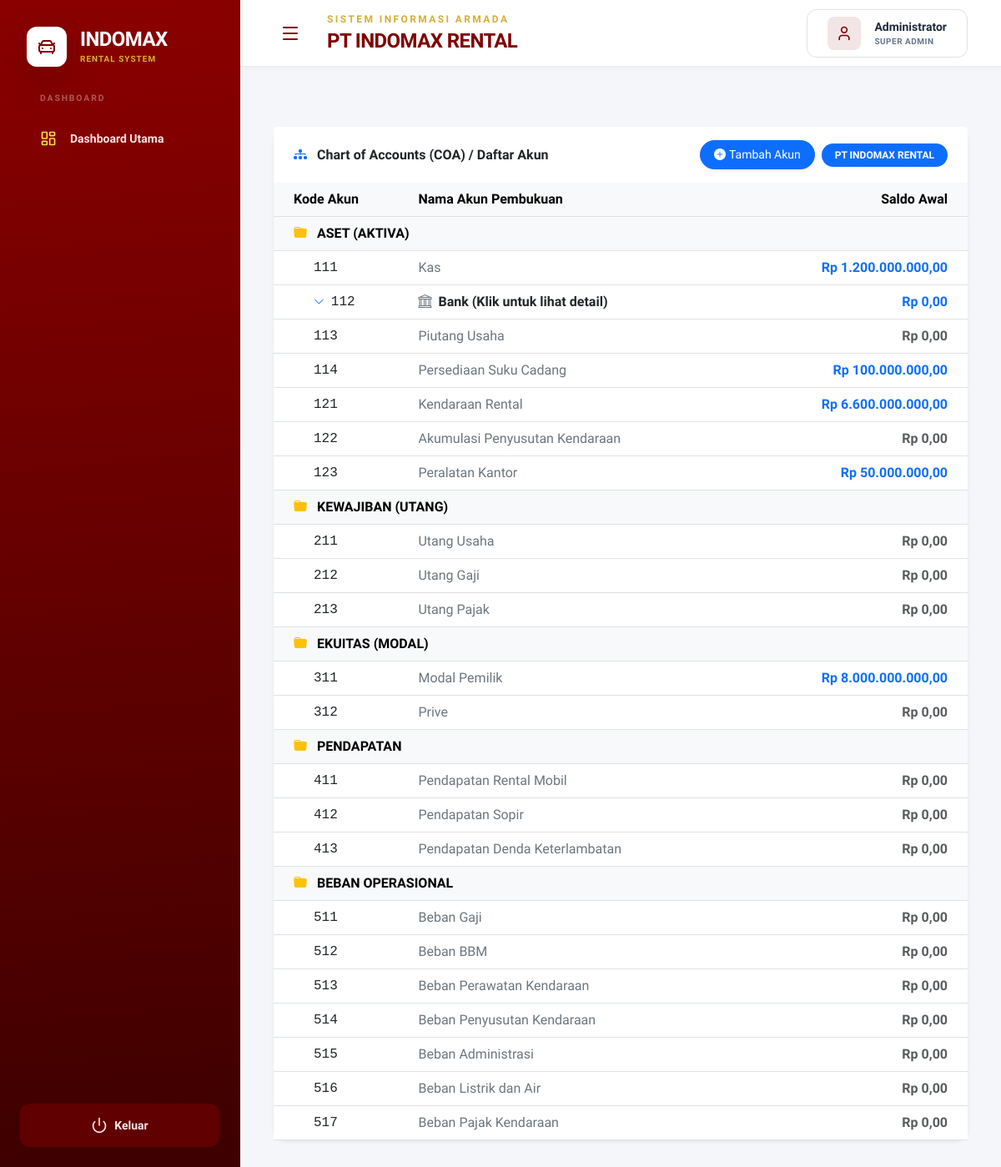
The app's page /Admin/coa.php, older data.
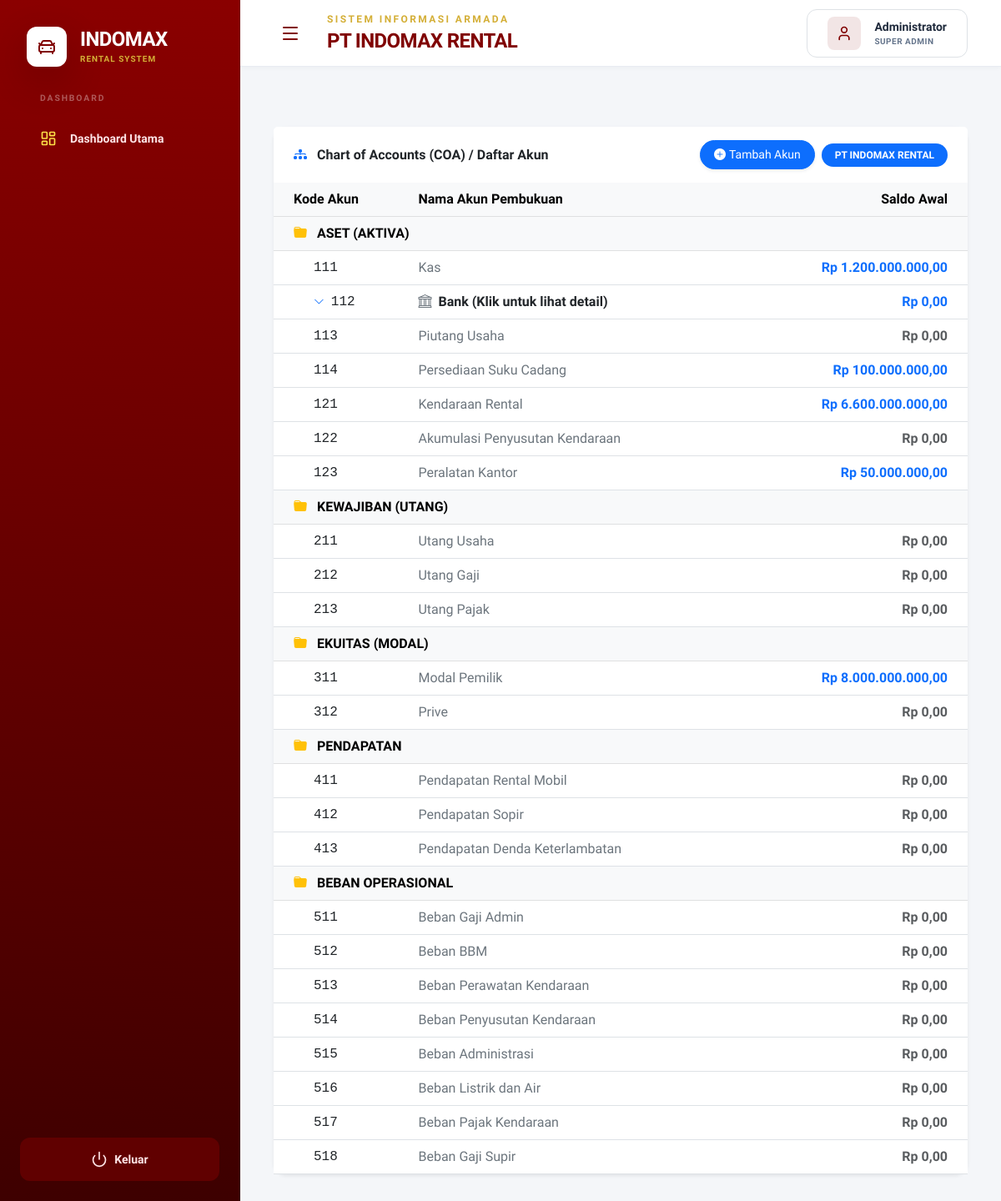
The same page, newer data.
### tables this page shows
CREATE TABLE `nama_akun` (
  `kode_akun` varchar(20) NOT NULL,
  `nama_akun` varchar(100) NOT NULL,
  `saldo_awal` decimal(15,2) DEFAULT 0.00
);

### Admin/coa.php (the view, shortened to what the changed rows need)
<?php
include 'navbar.php';
include 'koneksi.php';
?>
<div class="card shadow-sm border-0 rounded-4 bg-white">
    <div class="card-body p-0">
        <div class="table-responsive">
            <table class="table table-hover align-middle mb-0">
                <thead class="table-light">
                    <tr>
                        <th class="ps-4">Kode Akun</th>
                        <th>Nama Akun Pembukuan</th>
                        <th class="text-end pe-4">Saldo Awal</th>
                    </tr>
                </thead>
                <tbody>
                    <?php
                    $query_coa = mysqli_query($conn, "SELECT * FROM nama_akun ORDER BY kode_akun ASC");
                    $kelompok_akun = [
                        '1' => 'ASET (AKTIVA)',
                        '2' => 'KEWAJIBAN (UTANG)',
                        '3' => 'EKUITAS (MODAL)',
                        '4' => 'PENDAPATAN',
                        '5' => 'BEBAN OPERASIONAL'
                    ];
                    $accounts = [];
                    $total_bank = 0;
                    if ($query_coa && mysqli_num_rows($query_coa) > 0) {
                        while($row = mysqli_fetch_assoc($query_coa)) {
                            $accounts[] = $row;
                            if (strlen($row['kode_akun']) > 3 && substr($row['kode_akun'], 0, 3) === '112') {
                                $total_bank += floatval($row['saldo_awal']);
                            }
                        }
                    }
                    $current_kelompok = '';
                    $in_bank_group = false;
                    if (!empty($accounts)) {
                        foreach($accounts as $row) {
                            $kode = $row['kode_akun'];
                            $awalan = substr($kode, 0, 1);
                            if ($current_kelompok !== $awalan && array_key_exists($awalan, $kelompok_akun)) {
                                $current_kelompok = $awalan;
                                ?>
                                <tr class="table-light fw-bold text-dark">
                                    <td colspan="3" class="ps-4">
                                        <i class="bi bi-folder-fill text-warning me-2"></i> <?= htmlspecialchars($kelompok_akun[$awalan]) ?>
                                    </td>
                                </tr>
                                <?php
                            }
                            if ($kode === '112') {
                                ?>
                                <tr data-bs-toggle="collapse" data-bs-target="#collapseBank" aria-expanded="false" aria-controls="collapseBank" style="cursor: pointer;" class="bg-light hover-bg">
                                    <td class="ps-4 font-monospace"><span class="ms-4"><i class="bi bi-chevron-down me-2 text-primary" style="font-size: 0.8rem;"></i><?= htmlspecialchars($kode); ?></span></td>
                                    <td>
                                        <strong class="text-dark"><i class="bi bi-bank me-2 text-secondary"></i>Bank (Klik untuk lihat detail)</strong>
                                    </td>
                                    <td class="text-end pe-4 fw-bold text-primary">
                                        Rp <?= number_format($total_bank, 2, ',', '.'); ?>
                                    </td>
                                </tr>
                                <?php
                                $in_bank_group = true;
                                continue;
                            }
                            if ($in_bank_group && substr($kode, 0, 3) === '112' && strlen($kode) > 3) {
                                ?>
                                <?php
                                continue;
                            } else {
                                $in_bank_group = false;
                            }
                    ?>
                    <tr>
                        <td class="ps-4 font-monospace"><span class="ms-4"><?= htmlspecialchars($kode); ?></span></td>
                        <td>
                            <span class="text-secondary"><?= htmlspecialchars($row['nama_akun']); ?></span>
                        </td>
                        <td class="text-end pe-4 fw-bold <?= $row['saldo_awal'] > 0 ? 'text-primary' : 'text-muted'; ?>">
                            Rp <?= number_format($row['saldo_awal'], 2, ',', '.'); ?>
                        </td>
                    </tr>
                    <?php
                        }
                    } else {
                        echo "<tr><td colspan='3' class='text-center py-4 text-muted'>Data COA kosong.</td></tr>";
                    }
                    ?>
                </tbody>
            </table>
        </div>
    </div>
</div>
</div> </main>
</div>
</body>
</html>

Row changes from the older to the newer data that the page shows:
changed nama_akun "BEBAN OPERASIONAL": nama_akun "Beban Gaji" → "Beban Gaji Admin"
added nama_akun: kode_akun "518", nama_akun "Beban Gaji Supir", saldo_awal "0,00"
